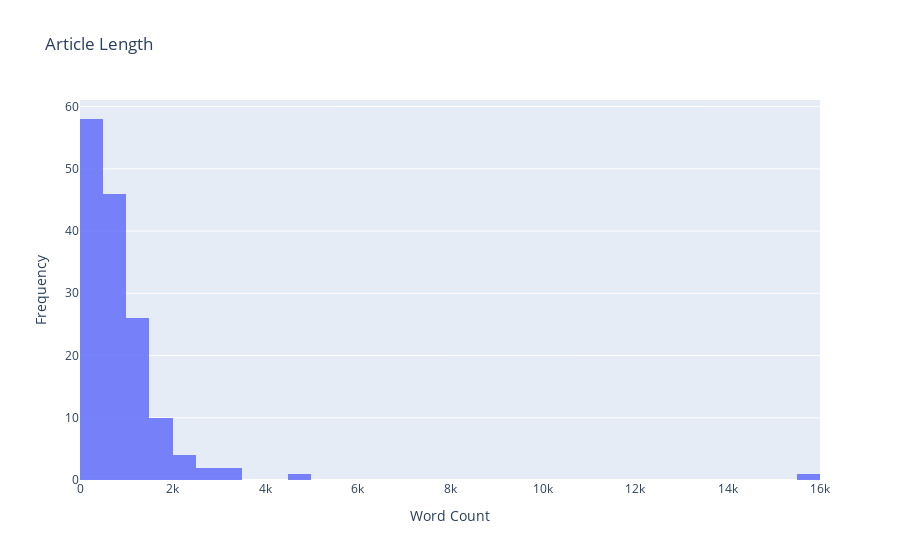

The code cell stored with this chart in its notebook:
### Code cell
trace1 = go.Histogram(x=lengths, opacity=0.85, name="Word Count", marker=dict(color='rgba(26.7, 42.4, 81.2)'))
data = [trace1]
layout = go.Layout(barmode='overlay',
                   title='Article Length',
                   xaxis=dict(title='Word Count'),
                   yaxis=dict( title='Frequency'))
fig = go.Figure(data=data, layout=layout)
iplot(fig)

### Figure 1 — Plotly figure (JSON) as saved in the notebook; plotly's stock layout.template omitted (floating-point values rounded to 4 significant figures; data arrays with more than 128 entries replaced by an {"elided": "..."} marker saying what was removed)
{"data": [{"marker": {"color": "rgba(26.7, 42.4, 81.2)"}, "name": "Word Count", "opacity": 0.85, "type": "histogram", "x": {"elided": "150 int values"}}], "layout": {"barmode": "overlay", "title": {"text": "Article Length"}, "xaxis": {"title": {"text": "Word Count"}}, "yaxis": {"title": {"text": "Frequency"}}}}
